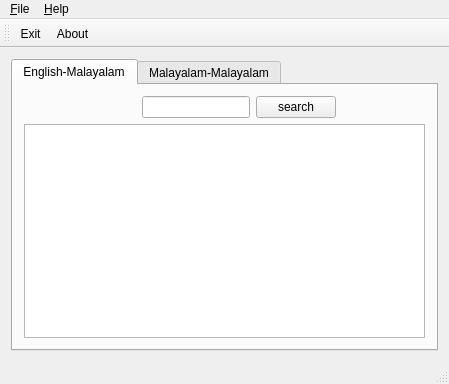
<?xml version="1.0" encoding="UTF-8"?>
<ui version="4.0">
 <class>Olam</class>
 <widget class="QMainWindow" name="Olam">
  <property name="geometry">
   <rect>
    <x>0</x>
    <y>0</y>
    <width>449</width>
    <height>384</height>
   </rect>
  </property>
  <property name="windowTitle">
   <string>Olam</string>
  </property>
  <widget class="QWidget" name="centralWidget">
   <layout class="QVBoxLayout" name="verticalLayout">
    <item>
     <widget class="QTabWidget" name="mal_eng">
      <property name="currentIndex">
       <number>0</number>
      </property>
      <widget class="QWidget" name="tab">
       <attribute name="title">
        <string>English-Malayalam</string>
       </attribute>
       <layout class="QVBoxLayout" name="verticalLayout_4">
        <item>
         <layout class="QHBoxLayout" name="horizontalLayout">
          <item>
           <spacer name="horizontalSpacer">
            <property name="orientation">
             <enum>Qt::Horizontal</enum>
            </property>
            <property name="sizeHint" stdset="0">
             <size>
              <width>118</width>
              <height>17</height>
             </size>
            </property>
           </spacer>
          </item>
          <item>
           <widget class="QLineEdit" name="dict_word"/>
          </item>
          <item>
           <widget class="QPushButton" name="maleng_search">
            <property name="text">
             <string>search</string>
            </property>
           </widget>
          </item>
          <item>
           <spacer name="horizontalSpacer_2">
            <property name="orientation">
             <enum>Qt::Horizontal</enum>
            </property>
            <property name="sizeHint" stdset="0">
             <size>
              <width>40</width>
              <height>20</height>
             </size>
            </property>
           </spacer>
          </item>
         </layout>
        </item>
        <item>
         <widget class="QTextBrowser" name="dict_result"/>
        </item>
       </layout>
      </widget>
      <widget class="QWidget" name="malayalam">
       <attribute name="title">
        <string>Malayalam-Malayalam</string>
       </attribute>
       <layout class="QVBoxLayout" name="verticalLayout_2">
        <item>
         <layout class="QHBoxLayout" name="horizontalLayout_4">
          <item>
           <spacer name="horizontalSpacer_5">
            <property name="orientation">
             <enum>Qt::Horizontal</enum>
            </property>
            <property name="sizeHint" stdset="0">
             <size>
              <width>40</width>
              <height>20</height>
             </size>
            </property>
           </spacer>
          </item>
          <item>
           <widget class="QLineEdit" name="corpus_word"/>
          </item>
          <item>
           <widget class="QPushButton" name="malmal_search">
            <property name="text">
             <string>search</string>
            </property>
           </widget>
          </item>
          <item>
           <spacer name="horizontalSpacer_8">
            <property name="orientation">
             <enum>Qt::Horizontal</enum>
            </property>
            <property name="sizeHint" stdset="0">
             <size>
              <width>40</width>
              <height>20</height>
             </size>
            </property>
           </spacer>
          </item>
         </layout>
        </item>
        <item>
         <widget class="QTextBrowser" name="corpus_result"/>
        </item>
       </layout>
      </widget>
     </widget>
    </item>
   </layout>
  </widget>
  <widget class="QMenuBar" name="menuBar">
   <property name="geometry">
    <rect>
     <x>0</x>
     <y>0</y>
     <width>449</width>
     <height>22</height>
    </rect>
   </property>
   <widget class="QMenu" name="menu_File">
    <property name="title">
     <string>&amp;File</string>
    </property>
    <addaction name="action_Exit"/>
   </widget>
   <widget class="QMenu" name="menu_Help">
    <property name="title">
     <string>&amp;Help</string>
    </property>
    <addaction name="action_About"/>
   </widget>
   <addaction name="menu_File"/>
   <addaction name="menu_Help"/>
  </widget>
  <widget class="QToolBar" name="mainToolBar">
   <attribute name="toolBarArea">
    <enum>TopToolBarArea</enum>
   </attribute>
   <attribute name="toolBarBreak">
    <bool>false</bool>
   </attribute>
   <addaction name="action_Exit"/>
   <addaction name="action_About"/>
  </widget>
  <widget class="QStatusBar" name="statusBar"/>
  <action name="action_Exit">
   <property name="icon">
    <iconset resource="icons.qrc">
     <normaloff>:/resources/icons/application-exit.svg</normaloff>:/resources/icons/application-exit.svg</iconset>
   </property>
   <property name="text">
    <string>&amp;Exit</string>
   </property>
  </action>
  <action name="action_About">
   <property name="icon">
    <iconset resource="icons.qrc">
     <normaloff>:/resources/icons/help-about.svg</normaloff>:/resources/icons/help-about.svg</iconset>
   </property>
   <property name="text">
    <string>&amp;About</string>
   </property>
  </action>
 </widget>
 <layoutdefault spacing="6" margin="11"/>
 <resources>
  <include location="icons.qrc"/>
 </resources>
 <connections/>
</ui>
